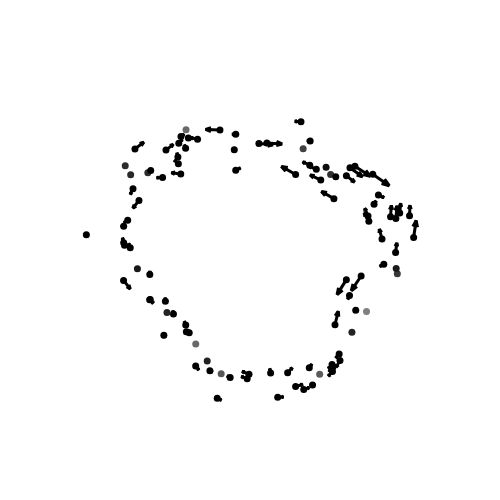

The notebook cell saved with this chart:
### Code cell
form.T @ test.d0_w() @ f

plot_quiver_plain_tight(20*test.d0() @ f, test)
